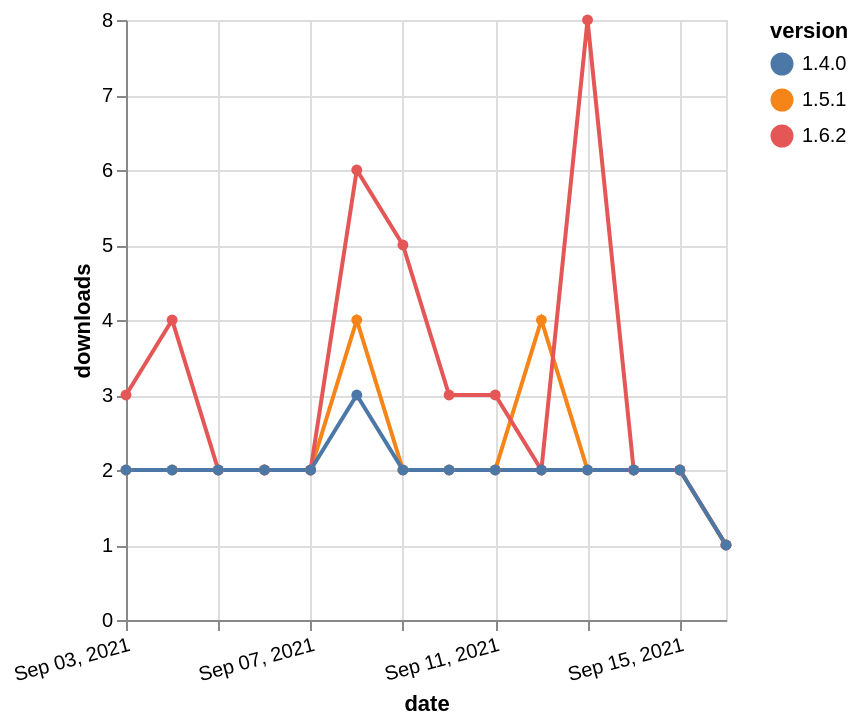

Vega-Lite specification stored for this chart:
### Vega-Lite specification from a JSON file in a GitHub repository (floating-point values rounded to 4 significant figures)
{"$schema": "https://vega.github.io/schema/vega-lite/v5.json", "description": "A simple bar chart with embedded data.", "data": {"values": [{"date": "2021-09-03", "total": 2864, "delta": 2, "version": "1.5.1"}, {"date": "2021-09-04", "total": 2866, "delta": 2, "version": "1.5.1"}, {"date": "2021-09-05", "total": 2868, "delta": 2, "version": "1.5.1"}, {"date": "2021-09-06", "total": 2870, "delta": 2, "version": "1.5.1"}, {"date": "2021-09-07", "total": 2872, "delta": 2, "version": "1.5.1"}, {"date": "2021-09-08", "total": 2876, "delta": 4, "version": "1.5.1"}, {"date": "2021-09-09", "total": 2878, "delta": 2, "version": "1.5.1"}, {"date": "2021-09-10", "total": 2880, "delta": 2, "version": "1.5.1"}, {"date": "2021-09-11", "total": 2882, "delta": 2, "version": "1.5.1"}, {"date": "2021-09-12", "total": 2886, "delta": 4, "version": "1.5.1"}, {"date": "2021-09-13", "total": 2888, "delta": 2, "version": "1.5.1"}, {"date": "2021-09-14", "total": 2890, "delta": 2, "version": "1.5.1"}, {"date": "2021-09-15", "total": 2892, "delta": 2, "version": "1.5.1"}, {"date": "2021-09-16", "total": 2893, "delta": 1, "version": "1.5.1"}, {"date": "2021-09-03", "total": 3050, "delta": 3, "version": "1.6.2"}, {"date": "2021-09-04", "total": 3054, "delta": 4, "version": "1.6.2"}, {"date": "2021-09-05", "total": 3056, "delta": 2, "version": "1.6.2"}, {"date": "2021-09-06", "total": 3058, "delta": 2, "version": "1.6.2"}, {"date": "2021-09-07", "total": 3060, "delta": 2, "version": "1.6.2"}, {"date": "2021-09-08", "total": 3066, "delta": 6, "version": "1.6.2"}, {"date": "2021-09-09", "total": 3071, "delta": 5, "version": "1.6.2"}, {"date": "2021-09-10", "total": 3074, "delta": 3, "version": "1.6.2"}, {"date": "2021-09-11", "total": 3077, "delta": 3, "version": "1.6.2"}, {"date": "2021-09-12", "total": 3079, "delta": 2, "version": "1.6.2"}, {"date": "2021-09-13", "total": 3087, "delta": 8, "version": "1.6.2"}, {"date": "2021-09-14", "total": 3089, "delta": 2, "version": "1.6.2"}, {"date": "2021-09-15", "total": 3091, "delta": 2, "version": "1.6.2"}, {"date": "2021-09-16", "total": 3092, "delta": 1, "version": "1.6.2"}, {"date": "2021-09-03", "total": 2537, "delta": 2, "version": "1.4.0"}, {"date": "2021-09-04", "total": 2539, "delta": 2, "version": "1.4.0"}, {"date": "2021-09-05", "total": 2541, "delta": 2, "version": "1.4.0"}, {"date": "2021-09-06", "total": 2543, "delta": 2, "version": "1.4.0"}, {"date": "2021-09-07", "total": 2545, "delta": 2, "version": "1.4.0"}, {"date": "2021-09-08", "total": 2548, "delta": 3, "version": "1.4.0"}, {"date": "2021-09-09", "total": 2550, "delta": 2, "version": "1.4.0"}, {"date": "2021-09-10", "total": 2552, "delta": 2, "version": "1.4.0"}, {"date": "2021-09-11", "total": 2554, "delta": 2, "version": "1.4.0"}, {"date": "2021-09-12", "total": 2556, "delta": 2, "version": "1.4.0"}, {"date": "2021-09-13", "total": 2558, "delta": 2, "version": "1.4.0"}, {"date": "2021-09-14", "total": 2560, "delta": 2, "version": "1.4.0"}, {"date": "2021-09-15", "total": 2562, "delta": 2, "version": "1.4.0"}, {"date": "2021-09-16", "total": 2563, "delta": 1, "version": "1.4.0"}]}, "width": "container", "mark": {"type": "line", "point": {"filled": true}}, "encoding": {"x": {"field": "date", "type": "temporal", "timeUnit": "yearmonthdate", "title": "date", "axis": {"labelAngle": -15}}, "y": {"field": "delta", "type": "quantitative", "title": "downloads"}, "color": {"field": "version", "type": "nominal"}, "tooltip": {"field": "delta"}}}
